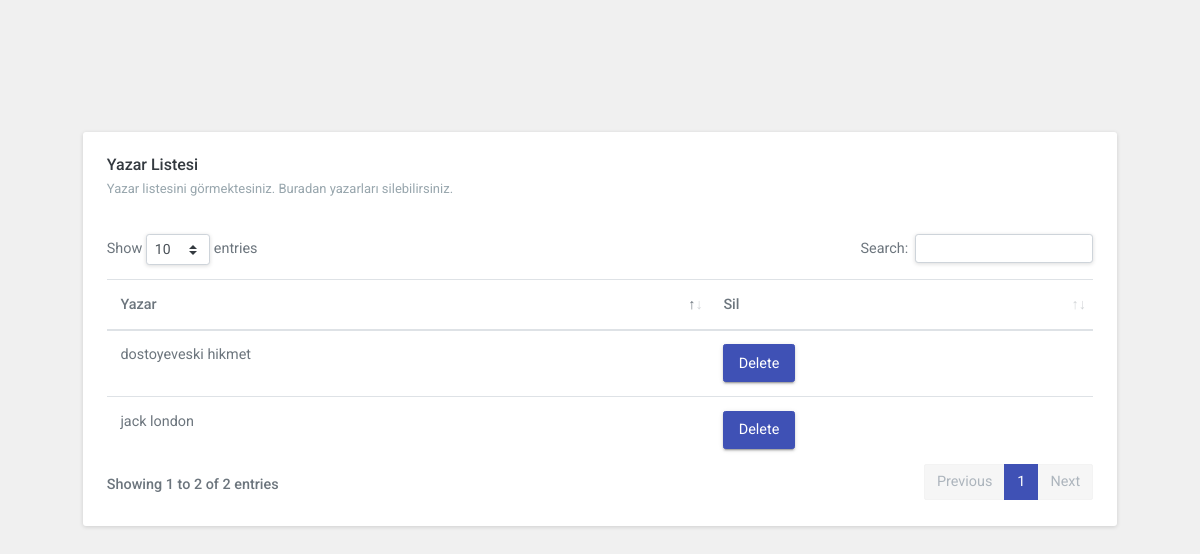
Page /book/author_list/ on the committed database.
### core/models.py (models this page shows, shortened)
class Author(models.Model):
    name = models.CharField(max_length=50)
    last_name = models.CharField(max_length=50)
    birth = models.DateField()
    created = models.DateField(auto_now_add=True)
    is_protect = models.BooleanField(default=False)

### core/views.py (the view, shortened to what this page needs)
# urls.py: path('author_list/', views.AuthorListView.as_view(), name='author_list'),
class AuthorListView(View):
    def get(self, request):
        authors = Author.objects.all()
        protected_books=[]
        protected_notes=[]
        for author in authors:
            books=[]
            notes=[]
            protected_books += Book.objects.filter(author=author)
            protected_notes += AuthorNotes.objects.filter(author=author)
            print(protected_books)
            print(protected_notes)
            books=Book.objects.filter(author=author)
            notes=AuthorNotes.objects.filter(author=author)
            author.is_protect=False
            author.save()
            if books or notes:
                author.is_protect=True
                author.save()
        return render(request, 'author_list.html', {'authors': authors,"protected_notes":protected_notes,"protected_books":protected_books})

### core/models.py (called while the page is built)
    def __str__(self):
        return self.title + " - " + self.author.name

### templates/author_list.html (shortened to what this page needs)
{% load static %}
<!DOCTYPE html>
<html lang="en"><head>
    <m eta name="viewport" content="width=device-width, initial-scale=1.0">
    <link href="{% static 'assets/libs/datatables/dataTables.bootstrap4.css' %}" rel="stylesheet" type="text/css">
    <link href="{% static 'assets/libs/datatables/responsive.bootstrap4.css' %}" rel="stylesheet" type="text/css">
    <link href="{% static 'assets/libs/datatables/buttons.bootstrap4.css' %}" rel="stylesheet" type="text/css">
    <link href="{% static 'assets/libs/datatables/select.bootstrap4.css' %}" rel="stylesheet" type="text/css">
    <link href="{% static 'assets/css/bootstrap.min.css' %}" rel="stylesheet" type="text/css">
    <link href="{% static 'assets/css/icons.min.css' %}" rel="stylesheet" type="text/css">
    <link href="{% static 'assets/css/app.min.css' %}" rel="stylesheet" type="text/css">
</head>
<body>
    <div class="wrapper">
        <div class="container-fluid">
            <div class="row">
                <div class="col-12">
                    <div class="card">
                        <div class="card-body">
                            <h4 class="header-title">Yazar Listesi</h4>
                            <p class="text-muted font-13 mb-4">
                                Yazar listesini görmektesiniz. Buradan yazarları silebilirsiniz.
                            </p>
                            <table id="scroll-horizontal-ferit" class="table w-100 nowrap">
                                <thead>
                                    <tr>
                                        <th>Yazar</th>
                                        <th> Sil   </th>
                                    </tr>
                                </thead>
                                <tbody>
                                    {% for author in authors %}
                                    <tr>
                                        <td class="sorting_1">{{ author.name }} {{author.last_name}}</td>
                                        {% if  author.is_protect %}
                                        <td>
                                            <button type="button" class="btn btn-primary" data-toggle="modal" id="openModalButton-{{ author.id }}" data-target="#author-protected-delete-{{author.id}}">Delete</button>
                                        </td>
                                        {% else %}
                                        <td>
                                            <button type="button" class="btn btn-danger" data-toggle="modal" data-target="#author-delete-{{author.id}}">Delete</button>
                                        </td>
                                        {% endif %}
                                    </tr>
                                    {% endfor %}
                                </tbody>
                            </table>
                        </div>
                    </div>
                </div>
            </div>
        </div>
    </div>
</body>
</html>

### rows in the picture
Author: name "dostoyeveski", last_name "hikmet"
Author: name "jack", last_name "london"
